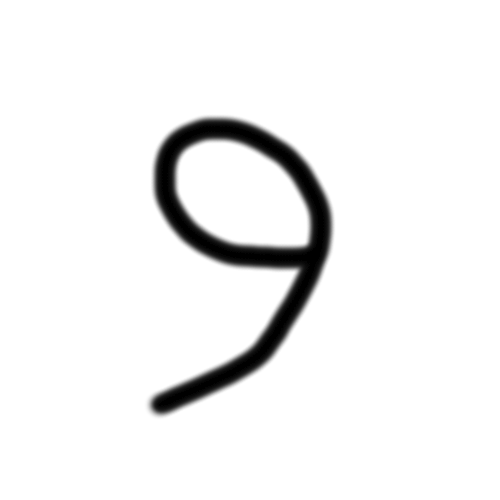
#> input picture Numpy_version/my_handwriting.png, 500 x 500 px
$ python process_digit.py   (Python 2 division)
#> lines starting #> are read from the running program, lines starting #| are printed output that depends on the picture
import numpy as np
import matplotlib.image as mpimg
import skimage.transform as T
import Neural_Net as N
import matplotlib.pyplot as plt

#Any png image of a number
fname='my_handwriting.png'

#Read the image
img=mpimg.imread(fname)
#> img is the input picture: shape (500, 500, 3) float32; min 0, max 1, mean 0.945

#Turn it into the same form as the training data- so zeros everywhere apart from the line
digit=1.-np.median(img, axis=-1)
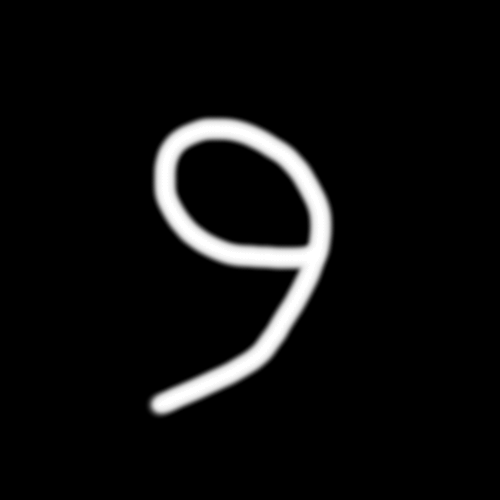
#> digit: shape (500, 500) float32; min 0, max 1, mean 0.0546

#Average sum of the training data images. Need to normalise to ths value
mean_test_data=103.0 #mean sum of each test image

#Resize the image down to 28x28 pixels
small_digit=T.resize(digit, (28, 28))
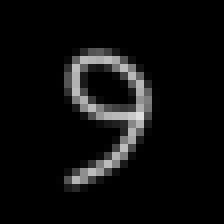
#> small_digit: shape (28, 28) float32 (shown 8 times larger); min 0, max 0.872, mean 0.0546
small_digit*=mean_test_data/np.sum(small_digit)
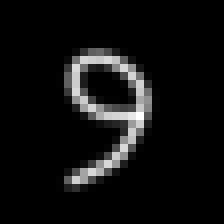
#> small_digit: shape (28, 28) float32 (shown 8 times larger); min 0, max 2.1, mean 0.131; drawn with min black and max white
#And now turn it into the required format, a vector of shape 784, 1
small_digit_vector=small_digit.reshape(-1, 1)
#> small_digit_vector = 784 values, max 2.1 at index 409, min 0 at index 0, mean 0.131

#Load the best weights and biases
#> (the run stopped early here; a loop or call above may not have finished)
